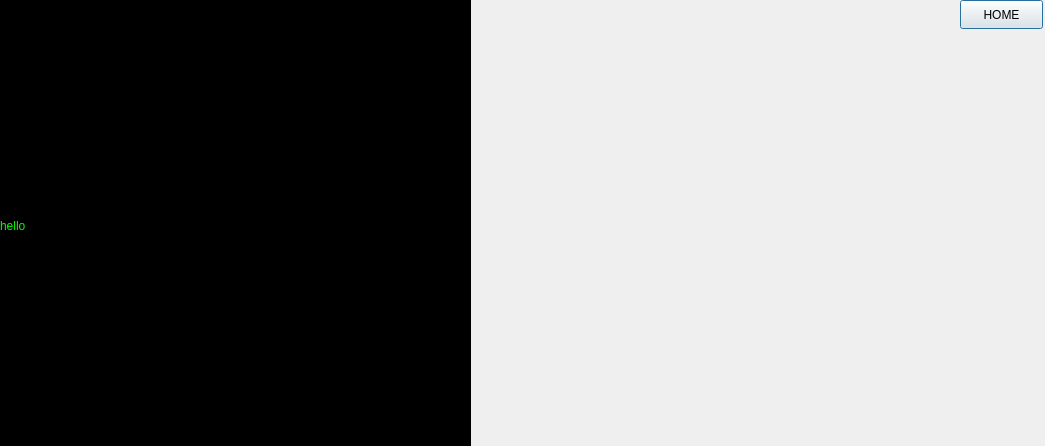
<?xml version="1.0" encoding="UTF-8"?>
<ui version="4.0">
 <class>recipe</class>
 <widget class="QDialog" name="recipe">
  <property name="geometry">
   <rect>
    <x>0</x>
    <y>0</y>
    <width>1045</width>
    <height>446</height>
   </rect>
  </property>
  <property name="windowTitle">
   <string>Dialog</string>
  </property>
  <widget class="QPushButton" name="pushButton">
   <property name="geometry">
    <rect>
     <x>960</x>
     <y>0</y>
     <width>83</width>
     <height>29</height>
    </rect>
   </property>
   <property name="text">
    <string>HOME</string>
   </property>
  </widget>
  <widget class="QLabel" name="label">
   <property name="geometry">
    <rect>
     <x>0</x>
     <y>0</y>
     <width>471</width>
     <height>451</height>
    </rect>
   </property>
   <property name="styleSheet">
    <string notr="true">background-color: rgb(0, 0, 0);
color: rgb(0, 255, 0);</string>
   </property>
   <property name="text">
    <string>hello</string>
   </property>
  </widget>
 </widget>
 <resources/>
 <connections/>
</ui>
